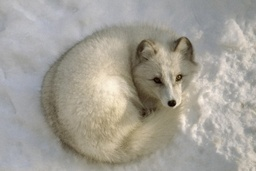
#> input picture liska.jpg, 256 x 171 px, shrunk from 460 x 307 before the run
$ python Floyd.py
#> lines starting #> are read from the running program, lines starting #| are printed output that depends on the picture
from PIL import Image

obr = Image.open("liska.jpg")
#> obr is the input picture: PIL image 256x171 RGB; mean R, G, B 163.5, 159.7, 151
from PIL import Image

def find_closest_pallete_color(oldpixel):
    return (round (oldpixel[0]/255)*255), (round (oldpixel[1]/255)*255), (round (oldpixel[2]/255)*255)

def twoTuplesMinus(t1, t2):
    return t1[0]-t2[0],t1[1]-t2[1],t1[2]-t2[2]

def twoTuplesPlus(t1, t2, const):
    return (int(t1[0]+t2[0]*const), int(t1[1]+t2[1]*const), int(t1[2]+t2[2]*const))

pixels = obr.load()

for y in range(obr.size[1]-1):
    for x in range(1,obr.size[0]-1):
        oldpixel = pixels[x,y]
        newpixel = find_closest_pallete_color(oldpixel)
        pixels[x,y] = newpixel
        quant_error = twoTuplesMinus (oldpixel, pixels[x, y])
        pixels [x + 1, y] = twoTuplesPlus (pixels[x + 1, y], quant_error, 7 / 16)
        pixels [x - 1, y + 1] = twoTuplesPlus (pixels[x - 1, y + 1], quant_error, 3/16)
        pixels [x , y + 1] = twoTuplesPlus (pixels[x, y + 1], quant_error, 5/16)
        pixels [x + 1, y + 1] = twoTuplesPlus (pixels[x + 1, y + 1], quant_error, 1/16)

obr.show()
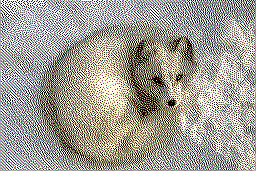
#> shown: PIL image 256x171 RGB; mean R, G, B 161.5, 157.8, 149.1
